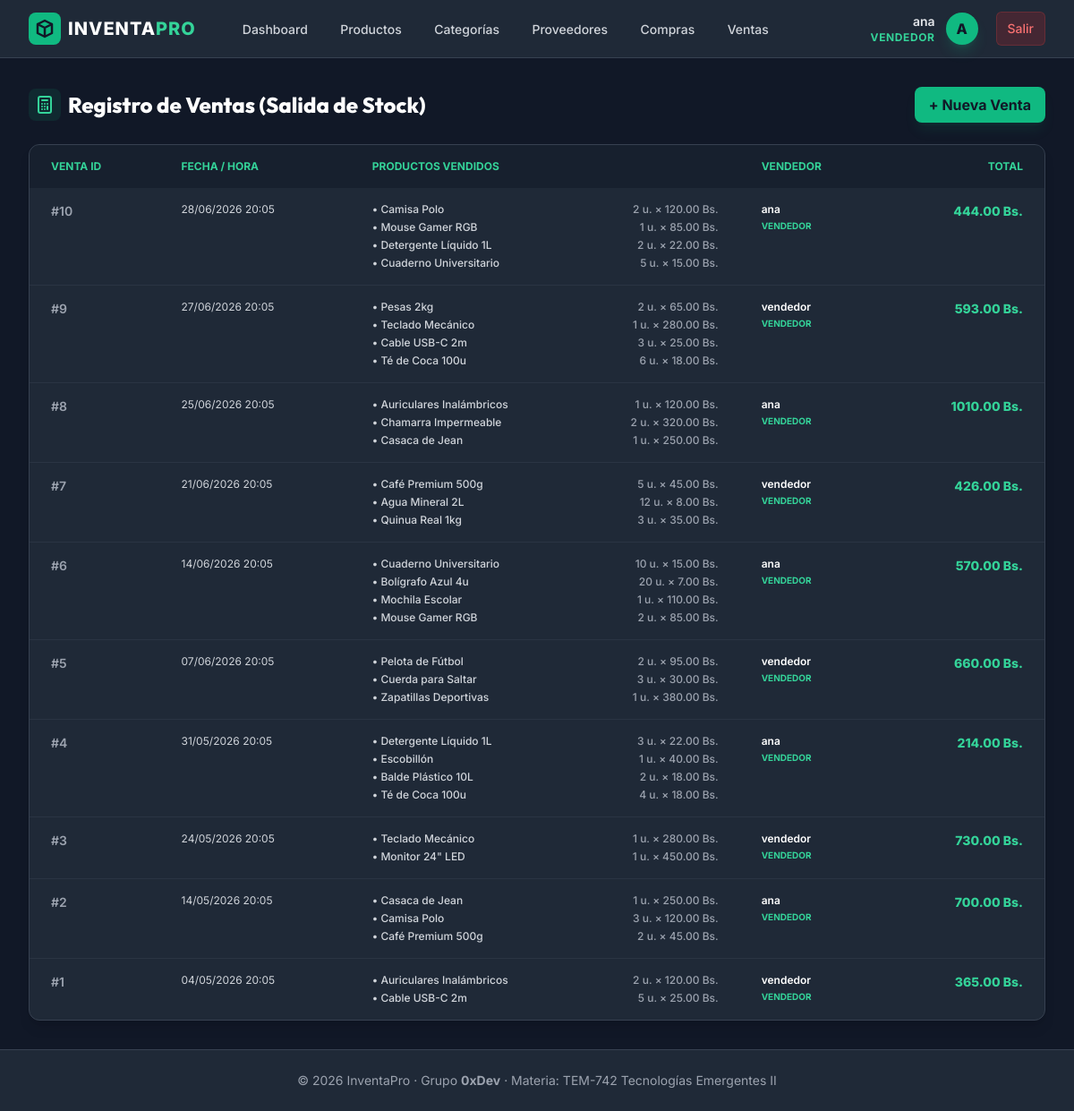
The page /ventas/ (signed in) on the database its author committed.
### apps/models.py (models this page shows, shortened)
class User(db.Model, UserMixin):
    __tablename__ = "users"
    id = db.Column(db.Integer, primary_key=True)
    username = db.Column(db.String(100), unique=True, nullable=False)
    email = db.Column(db.String(150), unique=True, nullable=False)
    password = db.Column(db.String(255), nullable=False)
    role = db.Column(db.String(20), default="vendedor")  # admin | almacenero | vendedor
    is_active_user = db.Column(db.Boolean, default=True)

### apps/Ventas/models.py (models this page shows, shortened)
class Venta(db.Model):
    __tablename__ = "ventas"
    id = db.Column(db.Integer, primary_key=True)
    fecha = db.Column(db.DateTime, default=datetime.utcnow, nullable=False)
    total = db.Column(db.Float, default=0.0)
    user_id = db.Column(db.Integer, db.ForeignKey("users.id"), nullable=False)
    usuario = db.relationship("User")
    items = db.relationship(
        "VentaItem", back_populates="venta", cascade="all, delete-orphan"
    )

class VentaItem(db.Model):
    __tablename__ = "venta_items"
    id = db.Column(db.Integer, primary_key=True)
    venta_id = db.Column(db.Integer, db.ForeignKey("ventas.id"), nullable=False)
    producto_id = db.Column(
        db.Integer, db.ForeignKey("productos.id"), nullable=False
    )
    cantidad = db.Column(db.Integer, nullable=False)
    precio_unitario = db.Column(db.Float, nullable=False)
    venta = db.relationship("Venta", back_populates="items")
    producto = db.relationship("Producto", back_populates="venta_items")

### apps/Productos/models.py (models this page shows, shortened)
class Producto(db.Model):
    __tablename__ = "productos"
    id = db.Column(db.Integer, primary_key=True)
    nombre = db.Column(db.String(150), nullable=False)
    descripcion = db.Column(db.String(255))
    precio = db.Column(db.Float, nullable=False)
    stock = db.Column(db.Integer, nullable=False, default=0)
    stock_minimo = db.Column(db.Integer, default=5)
    categoria_id = db.Column(db.Integer, db.ForeignKey("categorias.id"), nullable=False)
    categoria = db.relationship("Categoria", back_populates="productos")
    compra_items = db.relationship("CompraItem", back_populates="producto")
    venta_items = db.relationship("VentaItem", back_populates="producto")

### apps/Ventas/routes.py (the view)
@bp_ventas.route("/")
@login_required
def listar():
    items = Venta.query.order_by(Venta.fecha.desc()).all()
    return render_template("ventas/listar.html", items=items)

### apps/Ventas/templates/ventas/listar.html (shortened to what this page needs)
{% extends "base.html" %}
{% block content %}
<div class="space-y-6">
    <div class="flex justify-between items-center">
        <h2 class="text-2xl font-extrabold text-white flex items-center gap-2">
            <span class="p-1.5 bg-brand-500/10 text-brand-400 rounded-lg">
                <svg class="w-6 h-6" fill="none" stroke="currentColor" viewBox="0 0 24 24"><path stroke-linecap="round" stroke-linejoin="round" stroke-width="2" d="M9 7h6m0 10v-3m-3 3h.01M9 17h.01M9 14h.01M12 14h.01M15 11h.01M12 11h.01M9 11h.01M7 21h10a2 2 0 002-2V5a2 2 0 00-2-2H7a2 2 0 00-2 2v14a2 2 0 002 2z"></path></svg>
            </span>
            Registro de Ventas (Salida de Stock)
        </h2>
        {% if current_user.role in ['admin', 'vendedor'] %}
        <a href="{{ url_for('bp_ventas.crear') }}"
           class="bg-brand-500 hover:bg-brand-600 text-gray-900 font-bold px-4 py-2 rounded-lg transition duration-200 shadow-lg shadow-brand-500/10">
            + Nueva Venta
        </a>
        {% endif %}
    </div>
    <div class="bg-gray-800 rounded-xl border border-gray-700 overflow-hidden shadow-lg">
        <table class="w-full text-sm text-gray-300">
            <thead class="bg-gray-900/50 text-brand-400 uppercase text-xs">
                <tr>
                    <th class="px-6 py-4 text-left font-bold">Venta ID</th>
                    <th class="px-6 py-4 text-left font-bold">Fecha / Hora</th>
                    <th class="px-6 py-4 text-left font-bold">Productos Vendidos</th>
                    <th class="px-6 py-4 text-left font-bold">Vendedor</th>
                    <th class="px-6 py-4 text-right font-bold">Total</th>
                </tr>
            </thead>
            <tbody class="divide-y divide-gray-700/50">
                {% for item in items %}
                <tr class="hover:bg-gray-750/30 transition align-top">
                    <td class="px-6 py-4 whitespace-nowrap text-gray-400 font-semibold">#{{ item.id }}</td>
                    <td class="px-6 py-4 whitespace-nowrap text-xs text-gray-350">{{ item.fecha.strftime('%d/%m/%Y %H:%M') }}</td>
                    <td class="px-6 py-4">
                        <div class="space-y-1">
                            {% for item_v in item.items %}
                            <div class="text-xs font-medium text-gray-300 flex items-center justify-between gap-4">
                                <span>• {{ item_v.producto.nombre }}</span>
                                <span class="text-gray-400 whitespace-nowrap">{{ item_v.cantidad }} u. &times; {{ "%.2f"|format(item_v.precio_unitario) }} Bs.</span>
                            </div>
                            {% endfor %}
                        </div>
                    </td>
                    <td class="px-6 py-4 whitespace-nowrap">
                        <div class="text-white text-xs font-semibold">{{ item.usuario.username }}</div>
                        <div class="text-brand-400 text-[10px] uppercase font-bold">{{ item.usuario.role }}</div>
                    </td>
                    <td class="px-6 py-4 whitespace-nowrap text-right font-extrabold text-emerald-400">
                        {{ "%.2f"|format(item.total) }} Bs.
                    </td>
                </tr>
                {% endfor %}
            </tbody>
        </table>
    </div>
</div>
{% endblock %}

### apps/templates/base.html (shortened to what this page needs)
<!DOCTYPE html>
<html lang="es" class="h-full bg-gray-900 text-gray-100">
<head>
    <script src="https://cdn.tailwindcss.com"></script>
</head>
<body class="h-full flex flex-col justify-between">
    <div>
        <nav class="bg-gray-800 border-b border-gray-700">
            <div class="max-w-7xl mx-auto px-4 sm:px-6 lg:px-8">
                <div class="flex items-center justify-between h-16">
                    <div class="flex items-center">
                        <a href="{{ url_for('bp_core.index') }}" class="flex items-center gap-2 text-white font-extrabold text-xl tracking-wider">
                            <span class="bg-brand-500 text-gray-900 rounded-lg p-1.5 flex items-center justify-center">
                                <svg class="w-6 h-6" fill="none" stroke="currentColor" viewBox="0 0 24 24" xmlns="http://www.w3.org/2000/svg">
                                    <path stroke-linecap="round" stroke-linejoin="round" stroke-width="2.5" d="M20 7l-8-4-8 4m16 0l-8 4m8-4v10l-8 4m0-10L4 7m8 4v10M4 7v10l8 4"></path>
                                </svg>
                            </span>
                            <span>INVENTA<span class="text-brand-400">PRO</span></span>
                        </a>
                        {% if current_user.is_authenticated %}
                        <div class="hidden md:block ml-10 flex items-baseline space-x-2">
                            <a href="{{ url_for('bp_core.index') }}" class="text-gray-300 hover:bg-gray-700 hover:text-white px-3 py-2 rounded-md text-sm font-medium transition duration-200">Dashboard</a>
                            <a href="{{ url_for('bp_productos.listar') }}" class="text-gray-300 hover:bg-gray-700 hover:text-white px-3 py-2 rounded-md text-sm font-medium transition duration-200">Productos</a>
                            <a href="{{ url_for('bp_categorias.listar') }}" class="text-gray-300 hover:bg-gray-700 hover:text-white px-3 py-2 rounded-md text-sm font-medium transition duration-200">Categorías</a>
                            <a href="{{ url_for('bp_proveedores.listar') }}" class="text-gray-300 hover:bg-gray-700 hover:text-white px-3 py-2 rounded-md text-sm font-medium transition duration-200">Proveedores</a>
                            <a href="{{ url_for('bp_compras.listar') }}" class="text-gray-300 hover:bg-gray-700 hover:text-white px-3 py-2 rounded-md text-sm font-medium transition duration-200">Compras</a>
                            <a href="{{ url_for('bp_ventas.listar') }}" class="text-gray-300 hover:bg-gray-700 hover:text-white px-3 py-2 rounded-md text-sm font-medium transition duration-200">Ventas</a>
                        </div>
                        {% endif %}
                    </div>
                    <div class="flex items-center gap-4">
                        {% if current_user.is_authenticated %}
                        <div class="flex items-center gap-3">
                            <div class="text-right hidden sm:block">
                                <p class="text-sm font-semibold text-gray-200">{{ current_user.username }}</p>
                                <p class="text-xs text-brand-400 uppercase tracking-wider font-bold">{{ current_user.role }}</p>
                            </div>
                            <span class="h-9 w-9 rounded-full bg-brand-500 text-gray-900 font-extrabold flex items-center justify-center uppercase shadow-lg shadow-brand-500/20">
                                {{ current_user.username[0] }}
                            </span>
                            <a href="{{ url_for('auth.logout') }}" class="ml-2 bg-red-600/20 hover:bg-red-600 text-red-400 hover:text-white px-3 py-2 rounded-md text-sm font-medium border border-red-500/20 transition duration-200">
                                Salir
                            </a>
                        </div>
                        {% endif %}
                    </div>
                </div>
            </div>
        </nav>
        <main class="max-w-7xl mx-auto px-4 sm:px-6 lg:px-8 py-8">
            {% block content %}{% endblock %}
        </main>
    </div>
    <footer class="bg-gray-800 border-t border-gray-700 py-6 text-center text-sm text-gray-400">
        <div class="max-w-7xl mx-auto px-4">
            <p>&copy; 2026 InventaPro &middot; Grupo <strong>0xDev</strong> &middot; Materia: TEM-742 Tecnologías Emergentes II</p>
        </div>
    </footer>
</body>
</html>

### apps/templates/base.html (style rules this page uses)
body { font-family: 'Inter', sans-serif; }
h1, h2, h3, h4, h5, h6 { font-family: 'Outfit', sans-serif; }

### rows shown on the page
User: username "ana", role "VENDEDOR", username "A"
Venta: id "10", fecha "28/06/2026 20:05", usuario.username "ana", usuario.role "VENDEDOR", total "444.00"
VentaItem: producto.nombre "Camisa Polo", cantidad "2", precio_unitario "120.00"
VentaItem: producto.nombre "Mouse Gamer RGB", cantidad "1", precio_unitario "85.00"
VentaItem: producto.nombre "Detergente Líquido 1L", cantidad "2", precio_unitario "22.00"
VentaItem: producto.nombre "Cuaderno Universitario", cantidad "5", precio_unitario "15.00"
Venta: id "9", fecha "27/06/2026 20:05", usuario.username "vendedor", usuario.role "VENDEDOR", total "593.00"
VentaItem: producto.nombre "Pesas 2kg", cantidad "2", precio_unitario "65.00"
VentaItem: producto.nombre "Teclado Mecánico", cantidad "1", precio_unitario "280.00"
VentaItem: producto.nombre "Cable USB-C 2m", cantidad "3", precio_unitario "25.00"
VentaItem: producto.nombre "Té de Coca 100u", cantidad "6", precio_unitario "18.00"
Venta: id "8", fecha "25/06/2026 20:05", usuario.username "ana", usuario.role "VENDEDOR", total "1010.00"
VentaItem: producto.nombre "Auriculares Inalámbricos", cantidad "1", precio_unitario "120.00"
VentaItem: producto.nombre "Chamarra Impermeable", cantidad "2", precio_unitario "320.00"
VentaItem: producto.nombre "Casaca de Jean", cantidad "1", precio_unitario "250.00"
Venta: id "7", fecha "21/06/2026 20:05", usuario.username "vendedor", usuario.role "VENDEDOR", total "426.00"
VentaItem: producto.nombre "Café Premium 500g", cantidad "5", precio_unitario "45.00"
VentaItem: producto.nombre "Agua Mineral 2L", cantidad "12", precio_unitario "8.00"
VentaItem: producto.nombre "Quinua Real 1kg", cantidad "3", precio_unitario "35.00"
Venta: id "6", fecha "14/06/2026 20:05", usuario.username "ana", usuario.role "VENDEDOR", total "570.00"
VentaItem: producto.nombre "Cuaderno Universitario", cantidad "10", precio_unitario "15.00"
VentaItem: producto.nombre "Bolígrafo Azul 4u", cantidad "20", precio_unitario "7.00"
VentaItem: producto.nombre "Mochila Escolar", cantidad "1", precio_unitario "110.00"
VentaItem: producto.nombre "Mouse Gamer RGB", cantidad "2", precio_unitario "85.00"
Venta: id "5", fecha "07/06/2026 20:05", usuario.username "vendedor", usuario.role "VENDEDOR", total "660.00"
VentaItem: producto.nombre "Pelota de Fútbol", cantidad "2", precio_unitario "95.00"
VentaItem: producto.nombre "Cuerda para Saltar", cantidad "3", precio_unitario "30.00"
VentaItem: producto.nombre "Zapatillas Deportivas", cantidad "1", precio_unitario "380.00"
Venta: id "4", fecha "31/05/2026 20:05", usuario.username "ana", usuario.role "VENDEDOR", total "214.00"
VentaItem: producto.nombre "Detergente Líquido 1L", cantidad "3", precio_unitario "22.00"
VentaItem: producto.nombre "Escobillón", cantidad "1", precio_unitario "40.00"
VentaItem: producto.nombre "Balde Plástico 10L", cantidad "2", precio_unitario "18.00"
VentaItem: producto.nombre "Té de Coca 100u", cantidad "4", precio_unitario "18.00"
Venta: id "3", fecha "24/05/2026 20:05", usuario.username "vendedor", usuario.role "VENDEDOR", total "730.00"
VentaItem: producto.nombre "Teclado Mecánico", cantidad "1", precio_unitario "280.00"
VentaItem: producto.nombre "Monitor 24\" LED", cantidad "1", precio_unitario "450.00"
Venta: id "2", fecha "14/05/2026 20:05", usuario.username "ana", usuario.role "VENDEDOR", total "700.00"
VentaItem: producto.nombre "Casaca de Jean", cantidad "1", precio_unitario "250.00"
VentaItem: producto.nombre "Camisa Polo", cantidad "3", precio_unitario "120.00"
VentaItem: producto.nombre "Café Premium 500g", cantidad "2", precio_unitario "45.00"
Venta: id "1", fecha "04/05/2026 20:05", usuario.username "vendedor", usuario.role "VENDEDOR", total "365.00"
VentaItem: producto.nombre "Auriculares Inalámbricos", cantidad "2", precio_unitario "120.00"
VentaItem: producto.nombre "Cable USB-C 2m", cantidad "5", precio_unitario "25.00"
